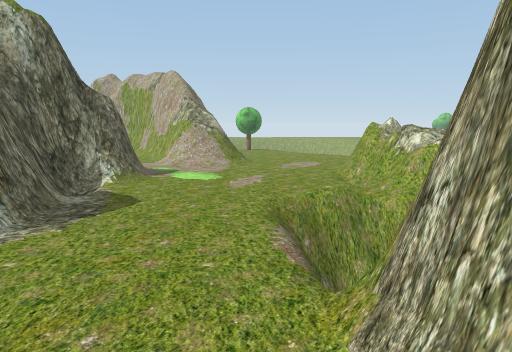
view 1 (above)

17 first-person views from a walk through a scene from a Unity 3-D project. The camera is 1.4 m above the floor, tilts 8° down and sees 70° across. The floor is counted in squares, 1 m on a side. Each view is taken from the middle of a square. On the plan, view 1 faces up. The plan holds only what a view shows up to about 16 squares ahead; the rest is blank. The place goes on beyond the plan. Some trees and plants on the terrain are drawn as simple stand-ins. The player is left out. Some surface patterns are stand-ins.

view 2
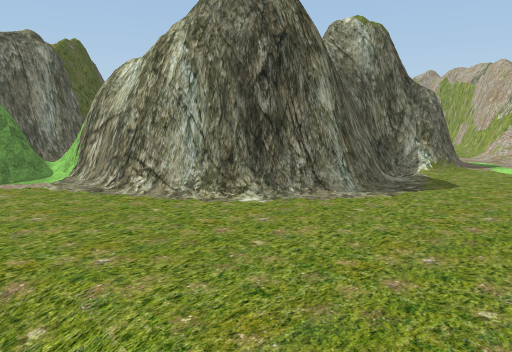

view 3
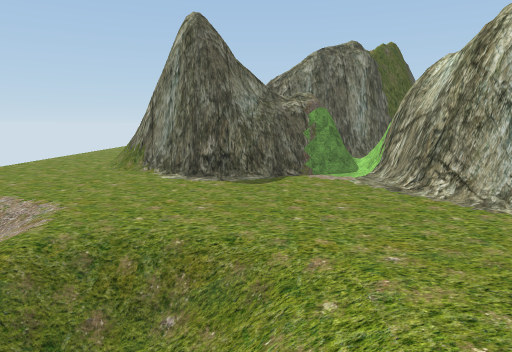

view 4
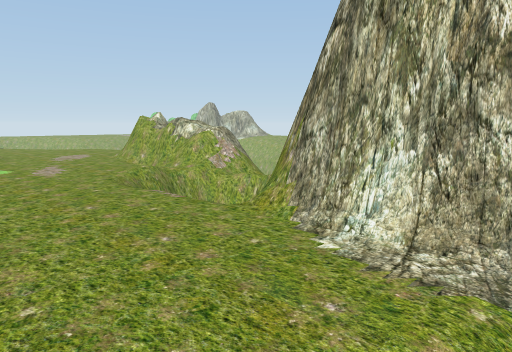

view 5
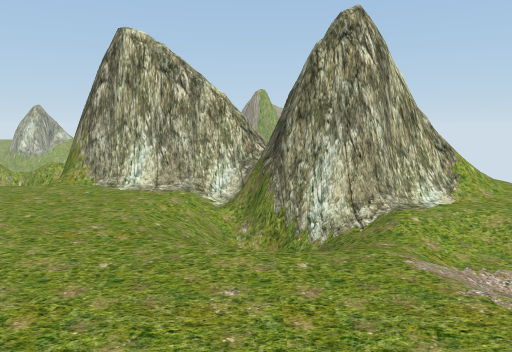

view 6
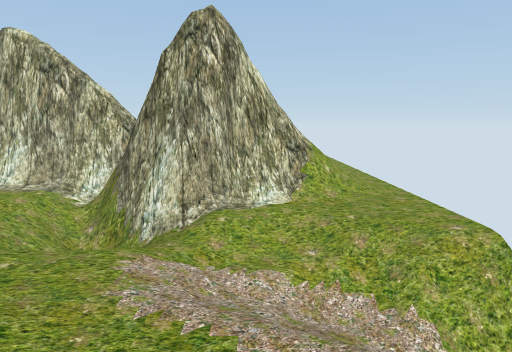

view 7
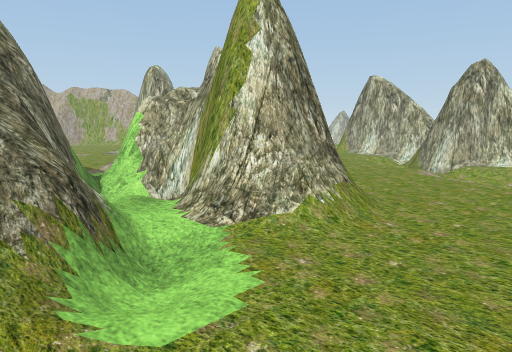

view 8
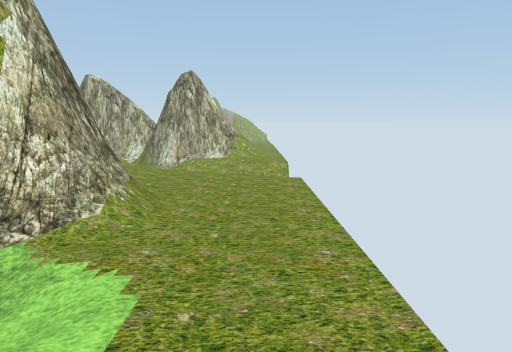

view 9
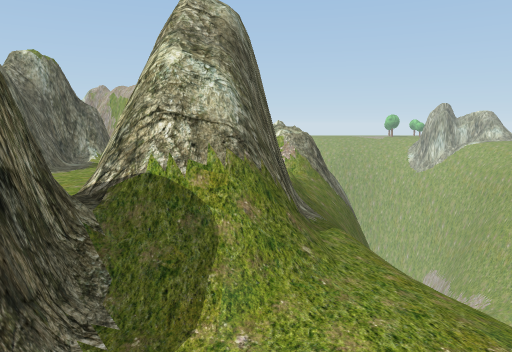

view 10
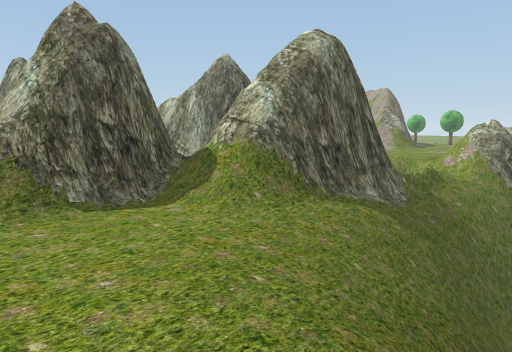

view 11
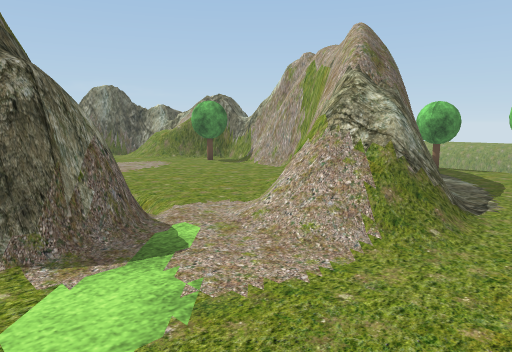

view 12
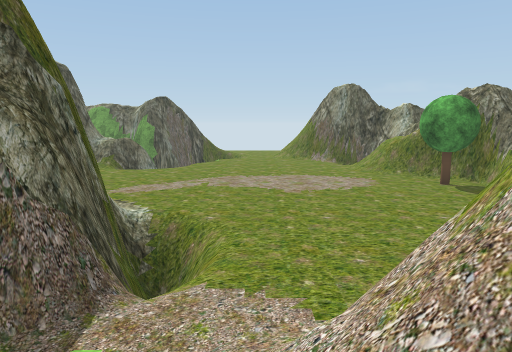

view 13
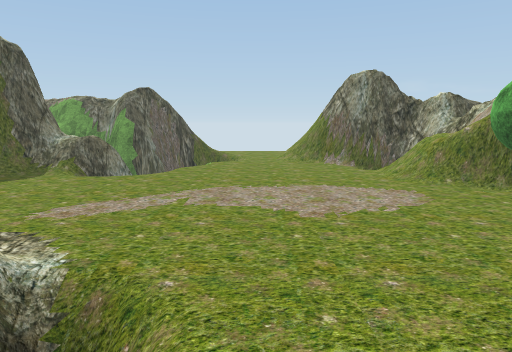

view 14
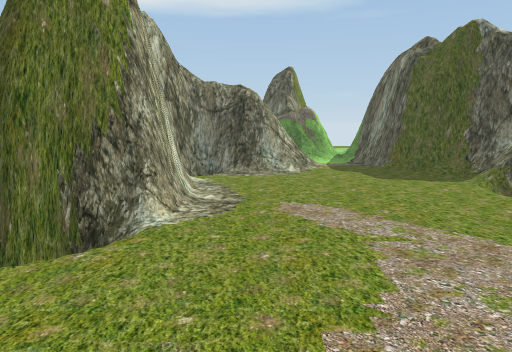

view 15
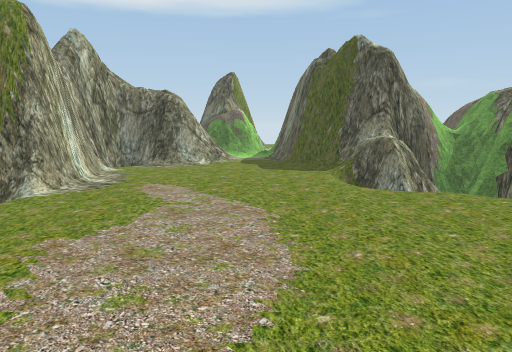

view 16
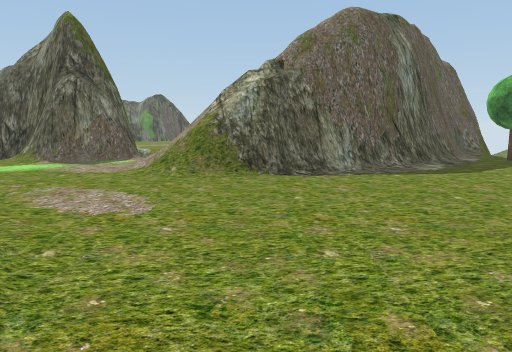

view 17
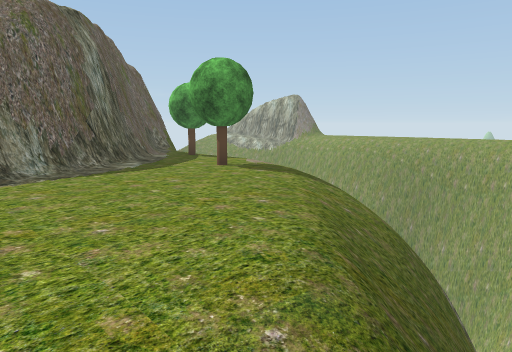

### Floor plan
Key: @ floor where view 1 was taken; # wall or solid block; x gap in a wall; . main floor; - floor 0.25 m lower than the main floor; _ floor 0.5 m lower than the main floor; < floor 0.75 m lower than the main floor; ( floor 1 m lower than the main floor; : floor 1.75 m higher than the main floor; / step, stairs or slope; = window, fence, low wall or low ledge; ^ raised ledge; v drop or lower ground; T tree; O other object.
Columns run from 17 left of view 1 to 8 right of it. Each row starts with its distance up from view 1.
 23           #/
 22           ##..T../ //vv
 21           ###.....///vv
 20  #   #########...T.///v
 19  #####..=######.....//v
 18 ## /=/T....#####...../v
 17 ##///.......####....../
 16 #...........####=...../
 15 .............##:=.....//
 14 ............./#x=...../
 13 ..............///....=
 12 ........../v_.......##
 11 -........./###......##=
 10   -.......####=.....=#
  9  ==/......####......=^^vvv
  8 v#=/......###=...../x^^vv
  7 v==.......####....-v_##vv
  6 ###=......####....vvv-_vv
  5   ##...=######....  v.<v
  4    #=./#######....v v.(v
  3    ##./######.....###=/vv
  2    ##./=####......####/vv
  1    #####..........###=/vv
  0    ######........@###=//v
 -1    #.=###.....////###///v
 -2   ##.####....///###==///v
 -3   ^=.####....//=###//////
 -4   ==/###....////###=..///
 -5  ///.#=.....///.###=...//
 -6  /.........////.=#=/....
 -7 ........... /////O    .. .
 -8  ..........   ..........

Positions as (right, up) in squares from view 1, and headings:
1: (0, 0), facing up
2: (0, -1), facing up-left
3: (0, -1), facing left
4: (-3, -1), facing up-right
5: (-8, -2), facing right
6: (-8, -5), facing right
7: (-16, -8), facing up-right
8: (-17, -7), facing right
9: (3, -6), facing up
10: (8, -7), facing up-left
11: (1, 9), facing up-left
12: (-1, 13), facing left
13: (-4, 13), facing left
14: (-9, 16), facing down
15: (-12, 18), facing down
16: (6, 15), facing left
17: (6, 15), facing up-left
